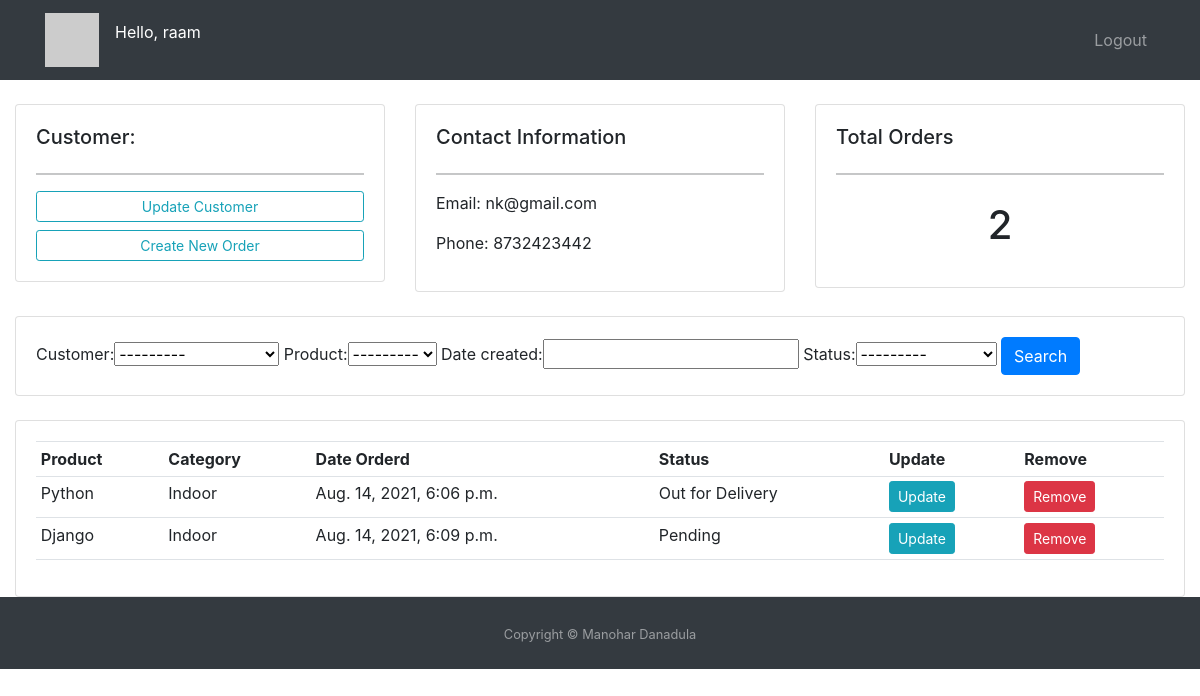
The page /customer/2/ (signed in) on the database its author committed.
### accounts/models.py (models this page shows, shortened)
class Customer(models.Model):
    user = models.OneToOneField(User, null=True, on_delete=models.CASCADE)
    name = models.CharField(max_length=200, null=True)
    phone = models.CharField(max_length=20, null=True)
    email = models.EmailField(max_length=200, null=True)
    date_created = models.DateTimeField(auto_now_add=True, null=True)
    def __str__(self):
        return self.name

class Order(models.Model):
    STATUS = (
        ('Pending', 'Pending'),
        ('Out for Delivery', 'Out for Delivery'),
        ('Delivered', 'Delivered')
    )
    customer = models.ForeignKey(
        Customer, null=True, on_delete=models.SET_NULL)
    product = models.ForeignKey(
        Product, null=True, on_delete=models.SET_NULL)
    date_created = models.DateTimeField(auto_now_add=True, null=True)
    status = models.CharField(max_length=200, choices=STATUS)

class Product(models.Model):
    CATEGORY = (
        ('Indoor', 'Indoor'),
        ('Out Door', 'Out Door'))
    name = models.CharField(max_length=200, null=True)
    price = models.FloatField(default=0)
    category = models.CharField(max_length=200, null=True, choices=CATEGORY)
    description = models.CharField(max_length=200, null=True, blank=True)
    date_created = models.DateTimeField(auto_now_add=True, null=True)
    tags = models.ManyToManyField('Tag')
    def __str__(self):
        return self.name

### accounts/views.py (the view)
# urls.py: path('customer/<int:pk>/', views.customer, name='customer_details'),
@login_required(login_url='accounts:login')
def customer(request, pk):
    customer_details = Customer.objects.get(pk=pk)
    orders = customer_details.order_set.all()
    total_orders = orders.count()
    myFilter = OrderFilter(request.GET, queryset=orders)
    orders = myFilter.qs
    context = {
        'customer': customer_details,
        'order_count': total_orders,
        'orders': orders,
        'myfilters': myFilter,
    }
    return render(request, 'accounts/customers.html', context)

### templates/accounts/customers.html (shortened to what this page needs)
{% extends 'accounts/base.html' %}
{% block content %}
	<br>
<div class="row">
	<div class="col-md">
		<div class="card card-body">
			<h5>Customer:</h5>
			<hr>
			<a class="btn btn-outline-info  btn-sm btn-block" href="">Update Customer</a>
			<a class="btn btn-outline-info  btn-sm btn-block" href="{% url 'accounts:create_order' customer.id %}">Create New Order</a>
		</div>
	</div>
	<div class="col-md">
		<div class="card card-body">
			<h5>Contact Information</h5>
			<hr>
			<p>Email: {{customer.email}}</p>
			<p>Phone: {{customer.phone}}</p>
		</div>
	</div>
	<div class="col-md">
		<div class="card card-body">
			<h5>Total Orders</h5>
			<hr>
			<h1 style="text-align: center;padding: 10px">{{order_count}}</h1>
		</div>
	</div>
</div>
<br>
<div class="row">
	<div class="col">
		<div class="card card-body">
			<form method="get">
				{{myfilters.form}}
		    <button class="btn btn-primary" type="submit">Search</button>
		  </form>
		</div>
	</div>
</div>
<br>
<div class="row">
	<div class="col-md">
		<div class="card card-body">
			<table class="table table-sm">
				<tr>
					<th>Product</th>
					<th>Category</th>
					<th>Date Orderd</th>
					<th>Status</th>
					<th>Update</th>
					<th>Remove</th>
				</tr>
				{% for order in orders %}
				<tr>
					<td>{{order.product}}</td>
					<td>{{order.product.category}}</td>
					<td>{{order.date_created}}</td>
					<td>{{order.status}}</td>
					<td><a class="btn btn-sm btn-info" href="{% url 'accounts:update_order' order.id %}">Update</a></td>
					<td><a class="btn btn-sm btn-danger" href="{% url 'accounts:delete_order' order.id %}">Remove</a></td>
				</tr>
				{% endfor %}
			</table>
		</div>
	</div>
</div>
{% endblock %}

### templates/accounts/navbar.html (shortened to what this page needs)
{% load static %}
<nav class="navbar navbar-expand-lg navbar-dark bg-dark static-top">
  <div class="container">
    <a class="navbar-brand" href="{% url 'accounts:dashboard' %}">
      <img src="https://picsum.photos/200" alt="..." height="54">
    </a>
    <p class='text-white'>
    {% if request.user.is_authenticated %}
        Hello, {{ request.user.username }}
    {% endif %}
    </p>
    <div class="collapse navbar-collapse" id="navbarSupportedContent">
      <ul class="navbar-nav ms-auto">
        {% if request.user.is_authenticated %}
        <li class="nav-item">
          <a class="nav-link" href="{% url 'accounts:logout' %}">Logout</a>
        </li>
        {% endif %}
      </ul>
    </div>
  </div>
</nav>

### rows shown on the page
Customer: email "nk@gmail.com", phone "8732423442"
Order: product "Python", product.category "Indoor", date_created "Aug. 14, 2021, 6:06 p.m.", status "Out for Delivery"
Order: product "Django", product.category "Indoor", date_created "Aug. 14, 2021, 6:09 p.m.", status "Pending"

### other values the page prints
{{ request.user.username }} "raam"
{{ order_count }} "2"
